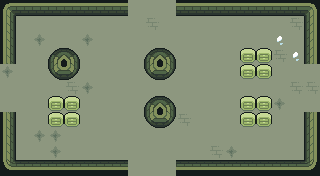

Rendered tile map (Tiled .tmx) drawn with the repository's tilesets; below, a short description and the full map source, tile grids included:
An orthogonal 20x11 tile map with 16x16 px tiles, 6 tile layers (ground, dressing, decor, walls, ...), 3 tilesets and 12 objects (5x ENTRY, 5x ENEMY, 2x PROP).

<map version="1.10" tiledversion="1.10.2" orientation="orthogonal" renderorder="right-down" width="20" height="11" tilewidth="16" tileheight="16" infinite="0" nextlayerid="8" nextobjectid="13">
 <tileset firstgid="1" name="wall" tilewidth="16" tileheight="16" tilecount="110" columns="10">
  <image source="../../../gfx/tiles/ruins/tilesetwallsimple.png" width="160" height="176" />
 </tileset>
 <tileset firstgid="111" name="floor" tilewidth="16" tileheight="16" tilecount="374" columns="22">
  <image source="../../../gfx/tiles/ruins/tilesetinteriorfloor.png" width="352" height="272" />
 </tileset>
 <tileset firstgid="485" name="elements" tilewidth="16" tileheight="16" tilecount="27" columns="9">
  <image source="../../../gfx/tiles/ruins/elements.png" width="144" height="48" />
 </tileset>
 <layer id="1" name="ground" width="20" height="11">
  <data encoding="csv">
277,277,277,277,277,277,277,277,277,277,277,277,277,277,277,277,277,277,277,277,
277,277,277,277,277,277,277,277,277,342,277,277,277,277,277,277,277,277,342,277,
367,277,367,277,277,367,277,277,277,277,277,277,277,277,277,277,277,366,277,277,
342,277,277,277,277,277,277,277,277,277,277,277,277,277,277,277,277,342,366,277,
367,277,277,277,277,277,277,277,277,366,277,277,277,277,277,277,342,277,277,277,
277,277,277,277,342,367,277,277,277,277,277,277,277,277,277,277,277,277,342,342,
277,277,277,277,277,277,277,277,277,277,277,277,277,277,277,277,277,367,277,277,
277,277,277,277,277,277,277,277,277,277,277,342,277,277,277,277,277,277,277,342,
277,277,367,367,277,277,277,277,277,277,277,277,277,277,277,277,277,277,277,277,
277,277,277,367,277,277,277,277,277,277,277,277,277,342,367,277,277,277,277,277,
367,342,277,277,277,277,277,277,277,277,277,277,277,277,277,277,277,277,277,277
</data>
 </layer>
 <layer id="2" name="dressing" width="20" height="11">
  <data encoding="csv">
0,0,0,0,0,0,0,0,0,0,0,0,0,0,0,0,0,0,0,0,
0,0,0,0,0,0,0,0,0,0,0,0,0,0,0,0,0,0,0,0,
0,0,0,0,0,0,0,0,0,0,0,0,0,0,0,0,0,0,0,0,
0,0,0,0,0,0,0,0,0,0,0,0,0,0,0,0,0,0,0,0,
0,0,0,0,0,0,0,0,0,0,0,0,0,0,0,0,0,0,0,0,
0,0,0,0,0,0,0,0,0,0,0,0,0,0,0,0,0,0,0,0,
0,0,0,0,0,0,0,0,0,0,0,0,0,0,0,0,0,0,0,0,
0,0,0,0,0,0,0,0,0,0,0,0,0,0,0,0,0,0,0,0,
0,0,0,0,0,0,0,0,0,0,0,0,0,0,0,0,0,0,0,0,
0,0,0,0,0,0,0,0,0,0,0,0,0,0,0,0,0,0,0,0,
0,0,0,0,0,0,0,0,0,0,0,0,0,0,0,0,0,0,0,0
</data>
 </layer>
 <layer id="3" name="decor" width="20" height="11">
  <data encoding="csv">
0,0,0,0,0,0,0,0,0,0,0,0,0,0,0,0,0,0,0,0,
0,0,0,0,0,0,0,0,0,0,0,0,0,0,0,0,0,0,0,0,
0,0,0,0,0,0,0,0,0,0,0,0,0,0,0,0,0,0,0,0,
0,0,0,0,0,0,0,0,0,0,0,0,0,0,0,0,0,0,0,0,
0,0,0,0,0,0,0,0,0,0,0,0,0,0,0,0,0,0,0,0,
0,0,0,0,0,0,0,0,0,0,0,0,0,0,0,0,0,0,0,0,
0,0,0,0,0,0,0,0,0,0,0,0,0,0,0,0,0,0,0,0,
0,0,0,0,0,0,0,0,0,0,0,0,0,0,0,0,0,0,0,0,
0,0,0,0,0,0,0,0,0,0,0,0,0,0,0,0,0,0,0,0,
0,0,0,0,0,0,0,0,0,0,0,0,0,0,0,0,0,0,0,0,
0,0,0,0,0,0,0,0,0,0,0,0,0,0,0,0,0,0,0,0
</data>
 </layer>
 <layer id="4" name="walls" width="20" height="11">
  <data encoding="csv">
66,69,69,69,69,69,69,69,0,0,0,69,69,69,69,69,69,69,69,70,
76,0,0,0,0,0,0,0,0,0,0,0,0,0,0,0,0,0,0,80,
76,0,0,0,0,0,0,0,0,0,0,0,0,0,0,0,0,0,0,80,
76,0,0,0,0,0,0,0,0,0,0,0,0,0,0,0,0,0,0,80,
0,0,0,0,0,0,0,0,0,0,0,0,0,0,0,0,0,0,0,0,
0,0,0,0,0,0,0,0,0,0,0,0,0,0,0,0,0,0,0,0,
0,0,0,0,0,0,0,0,0,0,0,0,0,0,0,0,0,0,0,0,
76,0,0,0,0,0,0,0,0,0,0,0,0,0,0,0,0,0,0,80,
76,0,0,0,0,0,0,0,0,0,0,0,0,0,0,0,0,0,0,80,
76,0,0,0,0,0,0,0,0,0,0,0,0,0,0,0,0,0,0,80,
106,109,109,109,109,109,109,109,0,0,0,109,109,109,109,109,109,109,109,110
</data>
 </layer>
 <layer id="5" name="props" width="20" height="11">
  <data encoding="csv">
0,0,0,0,0,0,0,0,0,0,0,0,0,0,0,0,0,0,0,0,
0,0,0,0,0,0,0,0,0,0,0,0,0,0,0,0,0,0,0,0,
0,0,0,0,0,0,0,0,0,0,0,0,0,0,0,0,0,0,0,0,
0,0,0,78,79,0,0,0,0,78,79,0,0,0,0,492,492,0,0,0,
0,0,0,88,89,0,0,0,0,88,89,0,0,0,0,492,492,0,0,0,
0,0,0,0,0,0,0,0,0,0,0,0,0,0,0,0,0,0,0,0,
0,0,0,492,492,0,0,0,0,78,79,0,0,0,0,492,492,0,0,0,
0,0,0,492,492,0,0,0,0,88,89,0,0,0,0,492,492,0,0,0,
0,0,0,0,0,0,0,0,0,0,0,0,0,0,0,0,0,0,0,0,
0,0,0,0,0,0,0,0,0,0,0,0,0,0,0,0,0,0,0,0,
0,0,0,0,0,0,0,0,0,0,0,0,0,0,0,0,0,0,0,0
</data>
 </layer>
 <layer id="6" name="overhead" width="20" height="11">
  <data encoding="csv">
0,0,0,0,0,0,0,0,0,0,0,0,0,0,0,0,0,0,0,0,
0,0,0,0,0,0,0,0,0,0,0,0,0,0,0,0,0,0,0,0,
0,0,0,0,0,0,0,0,0,0,0,0,0,0,0,0,0,0,0,0,
0,0,0,0,0,0,0,0,0,0,0,0,0,0,0,0,0,0,0,0,
0,0,0,0,0,0,0,0,0,0,0,0,0,0,0,0,0,0,0,0,
0,0,0,0,0,0,0,0,0,0,0,0,0,0,0,0,0,0,0,0,
0,0,0,0,0,0,0,0,0,0,0,0,0,0,0,0,0,0,0,0,
0,0,0,0,0,0,0,0,0,0,0,0,0,0,0,0,0,0,0,0,
0,0,0,0,0,0,0,0,0,0,0,0,0,0,0,0,0,0,0,0,
0,0,0,0,0,0,0,0,0,0,0,0,0,0,0,0,0,0,0,0,
0,0,0,0,0,0,0,0,0,0,0,0,0,0,0,0,0,0,0,0
</data>
 </layer>
 <objectgroup id="7" name="spawns">
  <object id="1" name="UP" type="ENTRY" x="152" y="24" />
  <object id="2" name="DOWN" type="ENTRY" x="152" y="152" />
  <object id="3" name="LEFT" type="ENTRY" x="24" y="88" />
  <object id="4" name="RIGHT" type="ENTRY" x="296" y="88" />
  <object id="5" name="" type="ENTRY" x="168" y="88" />
  <object id="6" name="" type="ENEMY" x="72" y="40" />
  <object id="7" name="" type="ENEMY" x="120" y="88" />
  <object id="8" name="" type="ENEMY" x="72" y="136" />
  <object id="9" name="" type="ENEMY" x="232" y="56" />
  <object id="10" name="" type="ENEMY" x="200" y="88" />
  <object id="11" name="torch" type="PROP" x="56" y="168" />
  <object id="12" name="torch" type="PROP" x="264" y="168" />
 </objectgroup>
</map>
